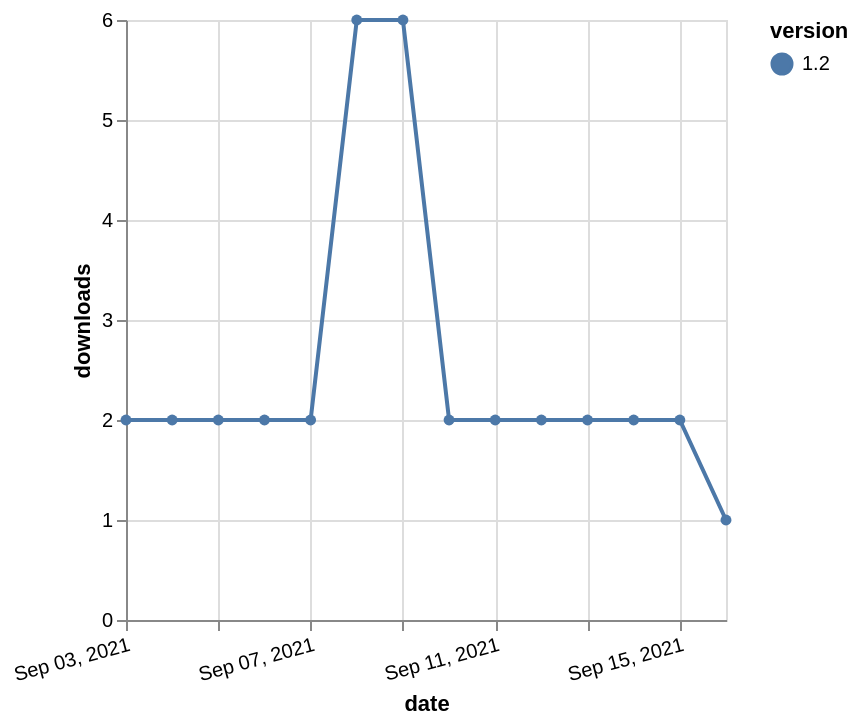

Express this chart as Vega-Lite.
### Vega-Lite specification from a JSON file in a GitHub repository (floating-point values rounded to 4 significant figures)
{"$schema": "https://vega.github.io/schema/vega-lite/v5.json", "description": "A simple bar chart with embedded data.", "data": {"values": [{"date": "2021-09-03", "total": 4780, "delta": 2, "version": "1.2"}, {"date": "2021-09-04", "total": 4782, "delta": 2, "version": "1.2"}, {"date": "2021-09-05", "total": 4784, "delta": 2, "version": "1.2"}, {"date": "2021-09-06", "total": 4786, "delta": 2, "version": "1.2"}, {"date": "2021-09-07", "total": 4788, "delta": 2, "version": "1.2"}, {"date": "2021-09-08", "total": 4794, "delta": 6, "version": "1.2"}, {"date": "2021-09-09", "total": 4800, "delta": 6, "version": "1.2"}, {"date": "2021-09-10", "total": 4802, "delta": 2, "version": "1.2"}, {"date": "2021-09-11", "total": 4804, "delta": 2, "version": "1.2"}, {"date": "2021-09-12", "total": 4806, "delta": 2, "version": "1.2"}, {"date": "2021-09-13", "total": 4808, "delta": 2, "version": "1.2"}, {"date": "2021-09-14", "total": 4810, "delta": 2, "version": "1.2"}, {"date": "2021-09-15", "total": 4812, "delta": 2, "version": "1.2"}, {"date": "2021-09-16", "total": 4813, "delta": 1, "version": "1.2"}]}, "width": "container", "mark": {"type": "line", "point": {"filled": true}}, "encoding": {"x": {"field": "date", "type": "temporal", "timeUnit": "yearmonthdate", "title": "date", "axis": {"labelAngle": -15}}, "y": {"field": "delta", "type": "quantitative", "title": "downloads"}, "color": {"field": "version", "type": "nominal"}, "tooltip": {"field": "delta"}}}
